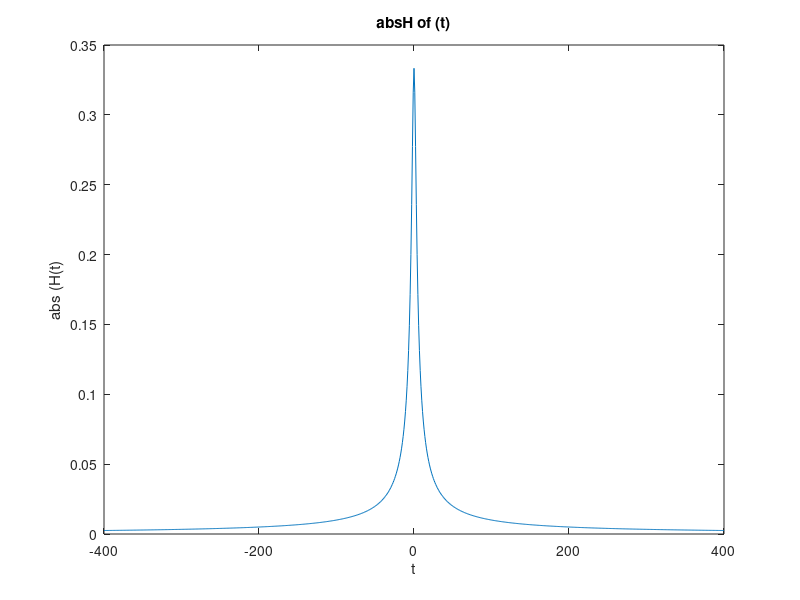
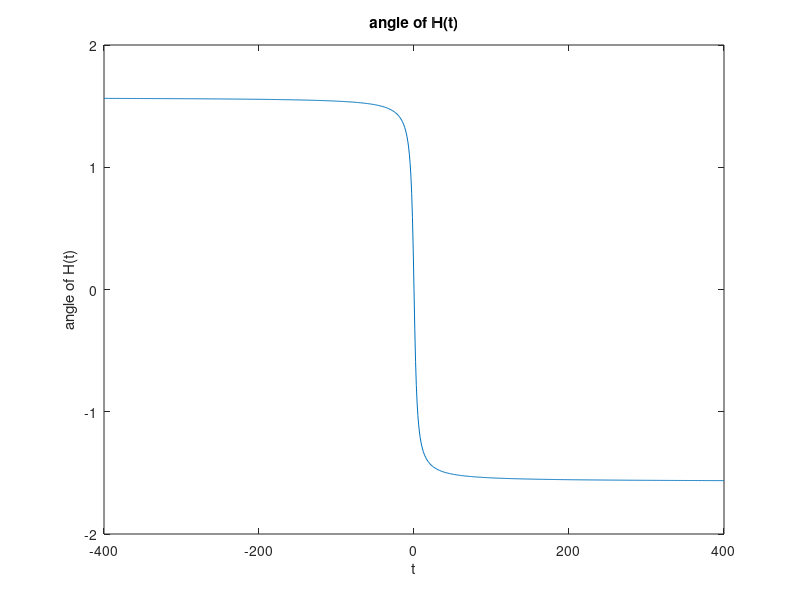
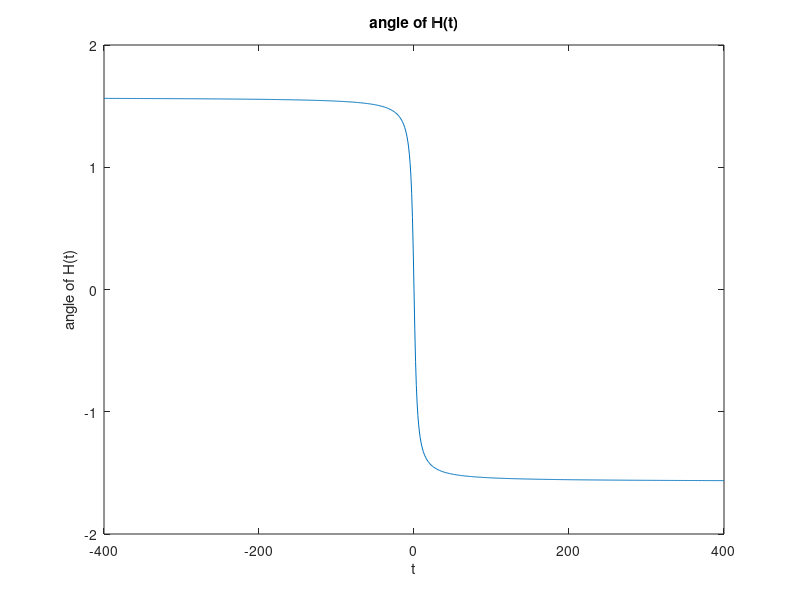
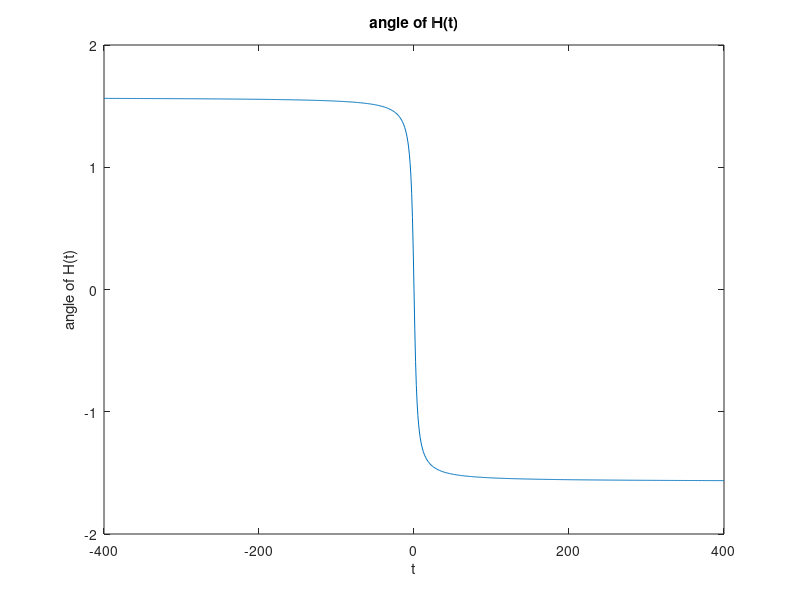

MATLAB code for these plots, in order:
clear;
clear all
#ASK1-1
clear;
clear all
t = -400:1:400;
H = 1 ./ (j*t+3);
figure(1);
plot(t,abs(H));
title('absH of (t)');
xlabel('t');
ylabel('abs (H(t)');
saveas(1,'Ask1-1-0.jpg');
figure(2);
plot(t,angle(H));
title('angle of H(t)');
xlabel('t');
ylabel('angle of H(t)');
saveas(2,'Ask1-1-1.jpg');
#ASK1-2
clear;
clear all
t = -400:1:400;
H = (j*t+2) ./ (j*t+3);
figure(3);
plot(t, abs(H));
title('abs of H(t)');
xlabel('t');
ylabel('abs H(t)');
saveas(2,'Ask1-2-1.jpg');
figure(4);
plot(t,angle(H));
title('angle of H(t)');
xlabel('t');
ylabel('angle of H(t)');
saveas(2,'Ask1-2-2.jpg');